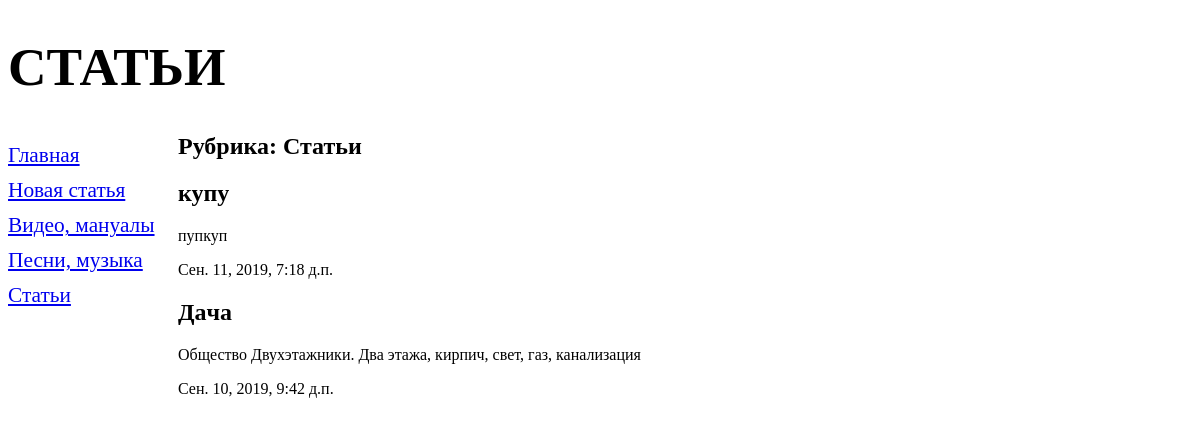
/1/, run on the app's committed database.
### bboard/models.py (models this page shows, shortened)
class Rubric(models.Model):
    name=models.CharField(max_length=20, db_index=True,verbose_name='Название')
    class Meta:
        verbose_name_plural='Рубрики'
        verbose_name='Рубрика'
        ordering=['name']

class Bb(models.Model):
    title = models.CharField(max_length=50, verbose_name='Название статьи')
    content = models.TextField(null=True, blank=True, verbose_name='Описание статьи')
    published = models.DateTimeField(auto_now_add=True,db_index=True, verbose_name='Опубликовано')
    rubric = models.ForeignKey('Rubric', null=True, on_delete =models.PROTECT, verbose_name='Рубрика')
    class Meta:
        verbose_name_plural ='Статьи'
        verbose_name= 'Статья'
        ordering = ['-published']

### bboard/views.py (the view)
# urls.py: path('<int:rubric_id>/', by_rubric, name='by_rubric'),
def by_rubric (request, rubric_id):
    bbs = Bb.objects.filter(rubric=rubric_id)
    rubrics=Rubric.objects.all()
    current_rubric = Rubric.objects.get(pk=rubric_id)
    context = {'bbs': bbs, 'rubrics': rubrics, 'current_rubric': current_rubric}
    return render(request, 'bboard/by_rubric.html', context)

### templates/bboard/by_rubric.html (shortened to what this page needs)
{% extends "bboard/layout/base.html" %}
{% block content %}
<h2> Рубрика: {{  current_rubric.name }}</h2>
{% for bb in bbs %}
<div>
    <h2> {{ bb.title }}</h2>
    <p>{{ bb.content }}</p>
    <p>{{ bb.published}}</p>
</div>
{% endfor %}
{% endblock %}

### templates/bboard/layout/base.html (shortened to what this page needs)
{% load static %}
<!DOCTYPE html>
<html>
    <head>
        <link rel="stylesheet" type="text/css"
              href="{% static 'bboard/style.css' %}">
    </head>
    <body>
        <header>
            <h1> Статьи</h1>
        </header>
        <nav>
            <a href="{% url 'index' %}"> Главная </a>
            <a href="{% url 'add' %}"> Новая статья</a>
            {% for rubric in rubrics %}
            <a href="{% url 'by_rubric' rubric.pk %}/"> {{ rubric.name }} </a>
            {% endfor %}
        </nav>
        <section>
        {% block content %}
        {% endblock %}
        </section>
    </body>
</html>

### static/bboard/style.css (style rules this page uses)
header h1 { font-size: 40pt; text-transform: uppercase; text-align: center background: url("bg.jpg") left / auto 100% no-repeat; }
nav { font-size:16pt; width: 150px; float: left; }
nav a { display: block; margin:10px 0px ; }
section { margin-left: 170px; }

### data on the page
Rubric: name "Видео, мануалы"
Rubric: name "Песни, музыка"
Rubric: name "Статьи"
Bb: title "купу", content "пупкуп", published "Сен. 11, 2019, 7:18 д.п."
Bb: title "Дaчa", content "Общество Двухэтажники. Два этажа, кирпич, свет, газ, канализация", published "Сен. 10, 2019, 9:42 д.п."
